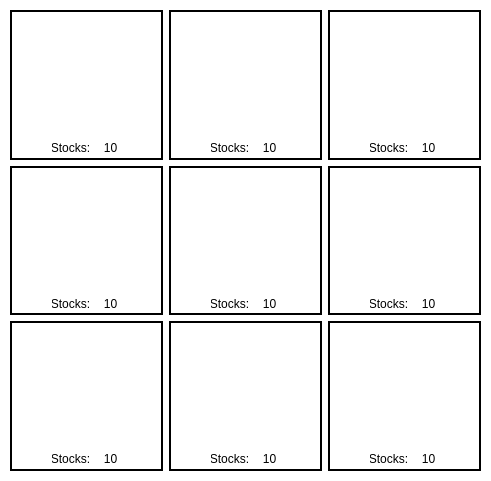
      <widget class="QWidget" name="content2_3">
       <property name="geometry">
        <rect>
         <x>0</x>
         <y>0</y>
         <width>491</width>
         <height>481</height>
        </rect>
       </property>
       <widget class="QWidget" name="gridLayoutWidget_3">
        <property name="geometry">
         <rect>
          <x>10</x>
          <y>10</y>
          <width>471</width>
          <height>461</height>
         </rect>
        </property>
        <layout class="QGridLayout" name="gridLayout_3">
         <item row="1" column="0">
          <widget class="QFrame" name="frame4_3">
           <property name="styleSheet">
            <string notr="true">border: 2px solid black;</string>
           </property>
           <property name="frameShape">
            <enum>QFrame::StyledPanel</enum>
           </property>
           <property name="frameShadow">
            <enum>QFrame::Raised</enum>
           </property>
           <widget class="QLabel" name="img4_3">
            <property name="geometry">
             <rect>
              <x>20</x>
              <y>10</y>
              <width>111</width>
              <height>111</height>
             </rect>
            </property>
            <property name="styleSheet">
             <string notr="true">border: 2px solid transparent;
image: url(:/images/icons/paperClips.jpg);</string>
            </property>
            <property name="text">
             <string/>
            </property>
            <property name="scaledContents">
             <bool>true</bool>
            </property>
           </widget>
           <widget class="QLabel" name="stocks4_3">
            <property name="geometry">
             <rect>
              <x>40</x>
              <y>130</y>
              <width>41</width>
              <height>16</height>
             </rect>
            </property>
            <property name="styleSheet">
             <string notr="true">border: 2px solid transparent;</string>
            </property>
            <property name="text">
             <string>Stocks:</string>
            </property>
            <property name="alignment">
             <set>Qt::AlignCenter</set>
            </property>
           </widget>
           <widget class="QLabel" name="label_64">
            <property name="geometry">
             <rect>
              <x>80</x>
              <y>130</y>
              <width>41</width>
              <height>16</height>
             </rect>
            </property>
            <property name="styleSheet">
             <string notr="true">border: 2px solid transparent;</string>
            </property>
            <property name="text">
             <string>10</string>
            </property>
            <property name="alignment">
             <set>Qt::AlignCenter</set>
            </property>
           </widget>
          </widget>
         </item>
         <item row="0" column="0">
          <widget class="QFrame" name="frame1_3">
           <property name="styleSheet">
            <string notr="true">border: 2px solid black;</string>
           </property>
           <property name="frameShape">
            <enum>QFrame::StyledPanel</enum>
           </property>
           <property name="frameShadow">
            <enum>QFrame::Raised</enum>
           </property>
           <widget class="QLabel" name="img1_3">
            <property name="geometry">
             <rect>
              <x>20</x>
              <y>10</y>
              <width>111</width>
              <height>111</height>
             </rect>
            </property>
            <property name="styleSheet">
             <string notr="true">border: 2px solid transparent;
image: url(:/images/icons/Artline500A-Whiteboard-Marker-_black_white_blue.jpg);</string>
            </property>
            <property name="text">
             <string/>
            </property>
            <property name="scaledContents">
             <bool>true</bool>
            </property>
           </widget>
           <widget class="QLabel" name="stocks1_3">
            <property name="geometry">
             <rect>
              <x>40</x>
              <y>130</y>
              <width>41</width>
              <height>16</height>
             </rect>
            </property>
            <property name="styleSheet">
             <string notr="true">border: 2px solid transparent;</string>
            </property>
            <property name="text">
             <string>Stocks:</string>
            </property>
            <property name="alignment">
             <set>Qt::AlignCenter</set>
            </property>
           </widget>
           <widget class="QLabel" name="label_65">
            <property name="geometry">
             <rect>
              <x>80</x>
              <y>130</y>
              <width>41</width>
              <height>16</height>
             </rect>
            </property>
            <property name="styleSheet">
             <string notr="true">border: 2px solid transparent;</string>
            </property>
            <property name="text">
             <string>10</string>
            </property>
            <property name="alignment">
             <set>Qt::AlignCenter</set>
            </property>
           </widget>
          </widget>
         </item>
         <item row="1" column="1">
          <widget class="QFrame" name="frame5_3">
           <property name="styleSheet">
            <string notr="true">border: 2px solid black;</string>
           </property>
           <property name="frameShape">
            <enum>QFrame::StyledPanel</enum>
           </property>
           <property name="frameShadow">
            <enum>QFrame::Raised</enum>
           </property>
           <widget class="QLabel" name="img5_3">
            <property name="geometry">
             <rect>
              <x>20</x>
              <y>10</y>
              <width>111</width>
              <height>111</height>
             </rect>
            </property>
            <property name="styleSheet">
             <string notr="true">border: 2px solid transparent;
image: url(:/images/icons/ballpens_panda.png);</string>
            </property>
            <property name="text">
             <string/>
            </property>
            <property name="scaledContents">
             <bool>true</bool>
            </property>
           </widget>
           <widget class="QLabel" name="stocks5_3">
            <property name="geometry">
             <rect>
              <x>40</x>
              <y>130</y>
              <width>41</width>
              <height>16</height>
             </rect>
            </property>
            <property name="styleSheet">
             <string notr="true">border: 2px solid transparent;</string>
            </property>
            <property name="text">
             <string>Stocks:</string>
            </property>
            <property name="alignment">
             <set>Qt::AlignCenter</set>
            </property>
           </widget>
           <widget class="QLabel" name="label_66">
            <property name="geometry">
             <rect>
              <x>80</x>
              <y>130</y>
              <width>41</width>
              <height>16</height>
             </rect>
            </property>
            <property name="styleSheet">
             <string notr="true">border: 2px solid transparent;</string>
            </property>
            <property name="text">
             <string>10</string>
            </property>
            <property name="alignment">
             <set>Qt::AlignCenter</set>
            </property>
           </widget>
          </widget>
         </item>
         <item row="0" column="1">
          <widget class="QFrame" name="frame2_3">
           <property name="styleSheet">
            <string notr="true">border: 2px solid black;</string>
           </property>
           <property name="frameShape">
            <enum>QFrame::StyledPanel</enum>
           </property>
           <property name="frameShadow">
            <enum>QFrame::Raised</enum>
           </property>
           <widget class="QLabel" name="img2_3">
            <property name="geometry">
             <rect>
              <x>20</x>
              <y>10</y>
              <width>111</width>
              <height>111</height>
             </rect>
            </property>
            <property name="styleSheet">
             <string notr="true">border: 2px solid transparent;
image: url(:/images/icons/PermanentMarkers.png);</string>
            </property>
            <property name="text">
             <string/>
            </property>
            <property name="scaledContents">
             <bool>true</bool>
            </property>
           </widget>
           <widget class="QLabel" name="stocks2_3">
            <property name="geometry">
             <rect>
              <x>40</x>
              <y>130</y>
              <width>41</width>
              <height>16</height>
             </rect>
            </property>
            <property name="styleSheet">
             <string notr="true">border: 2px solid transparent;</string>
            </property>
            <property name="text">
             <string>Stocks:</string>
            </property>
            <property name="alignment">
             <set>Qt::AlignCenter</set>
            </property>
           </widget>
           <widget class="QLabel" name="label_67">
            <property name="geometry">
             <rect>
              <x>80</x>
              <y>130</y>
              <width>41</width>
              <height>16</height>
             </rect>
            </property>
            <property name="styleSheet">
             <string notr="true">border: 2px solid transparent;</string>
            </property>
            <property name="text">
             <string>10</string>
            </property>
            <property name="alignment">
             <set>Qt::AlignCenter</set>
            </property>
           </widget>
          </widget>
         </item>
         <item row="2" column="1">
          <widget class="QFrame" name="frame8_3">
           <property name="styleSheet">
            <string notr="true">border: 2px solid black;</string>
           </property>
           <property name="frameShape">
            <enum>QFrame::StyledPanel</enum>
           </property>
           <property name="frameShadow">
            <enum>QFrame::Raised</enum>
           </property>
           <widget class="QLabel" name="img8_3">
            <property name="geometry">
             <rect>
              <x>20</x>
              <y>10</y>
              <width>111</width>
              <height>111</height>
             </rect>
            </property>
            <property name="styleSheet">
             <string notr="true">border: 2px solid transparent;
image: url(:/images/icons/mechanicalPencils.jpg);</string>
            </property>
            <property name="text">
             <string/>
            </property>
            <property name="scaledContents">
             <bool>true</bool>
            </property>
           </widget>
           <widget class="QLabel" name="stocks8_3">
            <property name="geometry">
             <rect>
              <x>40</x>
              <y>130</y>
              <width>41</width>
              <height>16</height>
             </rect>
            </property>
            <property name="styleSheet">
             <string notr="true">border: 2px solid transparent;</string>
            </property>
            <property name="text">
             <string>Stocks:</string>
            </property>
            <property name="alignment">
             <set>Qt::AlignCenter</set>
            </property>
           </widget>
           <widget class="QLabel" name="label_68">
            <property name="geometry">
             <rect>
              <x>80</x>
              <y>130</y>
              <width>41</width>
              <height>16</height>
             </rect>
            </property>
            <property name="styleSheet">
             <string notr="true">border: 2px solid transparent;</string>
            </property>
            <property name="text">
             <string>10</string>
            </property>
            <property name="alignment">
             <set>Qt::AlignCenter</set>
            </property>
           </widget>
          </widget>
         </item>
         <item row="2" column="2">
          <widget class="QFrame" name="frame9_3">
           <property name="styleSheet">
            <string notr="true">border: 2px solid black;</string>
           </property>
           <property name="frameShape">
            <enum>QFrame::StyledPanel</enum>
           </property>
           <property name="frameShadow">
            <enum>QFrame::Raised</enum>
           </property>
           <widget class="QLabel" name="img9_3">
            <property name="geometry">
             <rect>
              <x>20</x>
              <y>10</y>
              <width>111</width>
              <height>111</height>
             </rect>
            </property>
            <property name="styleSheet">
             <string notr="true">border: 2px solid transparent;
image: url(:/images/icons/stapler.png);</string>
            </property>
            <property name="text">
             <string/>
            </property>
            <property name="scaledContents">
             <bool>true</bool>
            </property>
           </widget>
           <widget class="QLabel" name="stocks9_3">
            <property name="geometry">
             <rect>
              <x>40</x>
              <y>130</y>
              <width>41</width>
              <height>16</height>
             </rect>
            </property>
            <property name="styleSheet">
             <string notr="true">border: 2px solid transparent;</string>
            </property>
            <property name="text">
             <string>Stocks:</string>
            </property>
            <property name="alignment">
             <set>Qt::AlignCenter</set>
            </property>
           </widget>
           <widget class="QLabel" name="label_69">
            <property name="geometry">
             <rect>
              <x>80</x>
              <y>130</y>
              <width>41</width>
              <height>16</height>
             </rect>
            </property>
            <property name="styleSheet">
             <string notr="true">border: 2px solid transparent;</string>
            </property>
            <property name="text">
             <string>10</string>
            </property>
            <property name="alignment">
             <set>Qt::AlignCenter</set>
            </property>
           </widget>
          </widget>
         </item>
         <item row="1" column="2">
          <widget class="QFrame" name="frame6_3">
           <property name="styleSheet">
            <string notr="true">border: 2px solid black;</string>
           </property>
           <property name="frameShape">
            <enum>QFrame::StyledPanel</enum>
           </property>
           <property name="frameShadow">
            <enum>QFrame::Raised</enum>
           </property>
           <widget class="QLabel" name="img6_3">
            <property name="geometry">
             <rect>
              <x>20</x>
              <y>10</y>
              <width>111</width>
              <height>111</height>
             </rect>
            </property>
            <property name="styleSheet">
             <string notr="true">border: 2px solid transparent;
image: url(:/images/icons/highlighterStabilo.png);</string>
            </property>
            <property name="text">
             <string/>
            </property>
            <property name="scaledContents">
             <bool>true</bool>
            </property>
           </widget>
           <widget class="QLabel" name="stocks6_3">
            <property name="geometry">
             <rect>
              <x>40</x>
              <y>130</y>
              <width>41</width>
              <height>16</height>
             </rect>
            </property>
            <property name="styleSheet">
             <string notr="true">border: 2px solid transparent;</string>
            </property>
            <property name="text">
             <string>Stocks:</string>
            </property>
            <property name="alignment">
             <set>Qt::AlignCenter</set>
            </property>
           </widget>
           <widget class="QLabel" name="label_70">
            <property name="geometry">
             <rect>
              <x>80</x>
              <y>130</y>
              <width>41</width>
              <height>16</height>
             </rect>
            </property>
            <property name="styleSheet">
             <string notr="true">border: 2px solid transparent;</string>
            </property>
            <property name="text">
             <string>10</string>
            </property>
            <property name="alignment">
             <set>Qt::AlignCenter</set>
            </property>
           </widget>
          </widget>
         </item>
         <item row="0" column="2">
          <widget class="QFrame" name="frame3_3">
           <property name="styleSheet">
            <string notr="true">border: 2px solid black;</string>
           </property>
           <property name="frameShape">
            <enum>QFrame::StyledPanel</enum>
           </property>
           <property name="frameShadow">
            <enum>QFrame::Raised</enum>
           </property>
           <widget class="QLabel" name="img3_3">
            <property name="geometry">
             <rect>
              <x>20</x>
              <y>10</y>
              <width>111</width>
              <height>111</height>
             </rect>
            </property>
            <property name="styleSheet">
             <string notr="true">border: 2px solid transparent;
image: url(:/images/icons/WhiteboardInk.jpg);</string>
            </property>
            <property name="text">
             <string/>
            </property>
            <property name="scaledContents">
             <bool>true</bool>
            </property>
           </widget>
           <widget class="QLabel" name="stocks3_3">
            <property name="geometry">
             <rect>
              <x>40</x>
              <y>130</y>
              <width>41</width>
              <height>16</height>
             </rect>
            </property>
            <property name="styleSheet">
             <string notr="true">border: 2px solid transparent;</string>
            </property>
            <property name="text">
             <string>Stocks:</string>
            </property>
            <property name="alignment">
             <set>Qt::AlignCenter</set>
            </property>
           </widget>
           <widget class="QLabel" name="label_71">
            <property name="geometry">
             <rect>
              <x>80</x>
              <y>130</y>
              <width>41</width>
              <height>16</height>
             </rect>
            </property>
            <property name="styleSheet">
             <string notr="true">border: 2px solid transparent;</string>
            </property>
            <property name="text">
             <string>10</string>
            </property>
            <property name="alignment">
             <set>Qt::AlignCenter</set>
            </property>
           </widget>
          </widget>
         </item>
         <item row="2" column="0">
          <widget class="QFrame" name="frame7_3">
           <property name="styleSheet">
            <string notr="true">border: 2px solid black;</string>
           </property>
           <property name="frameShape">
            <enum>QFrame::StyledPanel</enum>
           </property>
           <property name="frameShadow">
            <enum>QFrame::Raised</enum>
           </property>
           <widget class="QLabel" name="img7_3">
            <property name="geometry">
             <rect>
              <x>20</x>
              <y>10</y>
              <width>111</width>
              <height>111</height>
             </rect>
            </property>
            <property name="styleSheet">
             <string notr="true">border: 2px solid transparent;
image: url(:/images/icons/pencils.jpg);</string>
            </property>
            <property name="text">
             <string/>
            </property>
            <property name="scaledContents">
             <bool>true</bool>
            </property>
           </widget>
           <widget class="QLabel" name="stocks7_3">
            <property name="geometry">
             <rect>
              <x>40</x>
              <y>130</y>
              <width>41</width>
              <height>16</height>
             </rect>
            </property>
            <property name="styleSheet">
             <string notr="true">border: 2px solid transparent;</string>
            </property>
            <property name="text">
             <string>Stocks:</string>
            </property>
            <property name="alignment">
             <set>Qt::AlignCenter</set>
            </property>
           </widget>
           <widget class="QLabel" name="label_72">
            <property name="geometry">
             <rect>
              <x>80</x>
              <y>130</y>
              <width>41</width>
              <height>16</height>
             </rect>
            </property>
            <property name="styleSheet">
             <string notr="true">border: 2px solid transparent;</string>
            </property>
            <property name="text">
             <string>10</string>
            </property>
            <property name="alignment">
             <set>Qt::AlignCenter</set>
            </property>
           </widget>
          </widget>
         </item>
        </layout>
       </widget>
       <widget class="QWidget" name="widget_8" native="true">
        <property name="geometry">
         <rect>
          <x>0</x>
          <y>0</y>
          <width>491</width>
          <height>481</height>
         </rect>
        </property>
        <property name="styleSheet">
         <string notr="true">background-color: #FFFFFF;</string>
        </property>
       </widget>
       <zorder>widget_8</zorder>
       <zorder>gridLayoutWidget_3</zorder>
      </widget>
